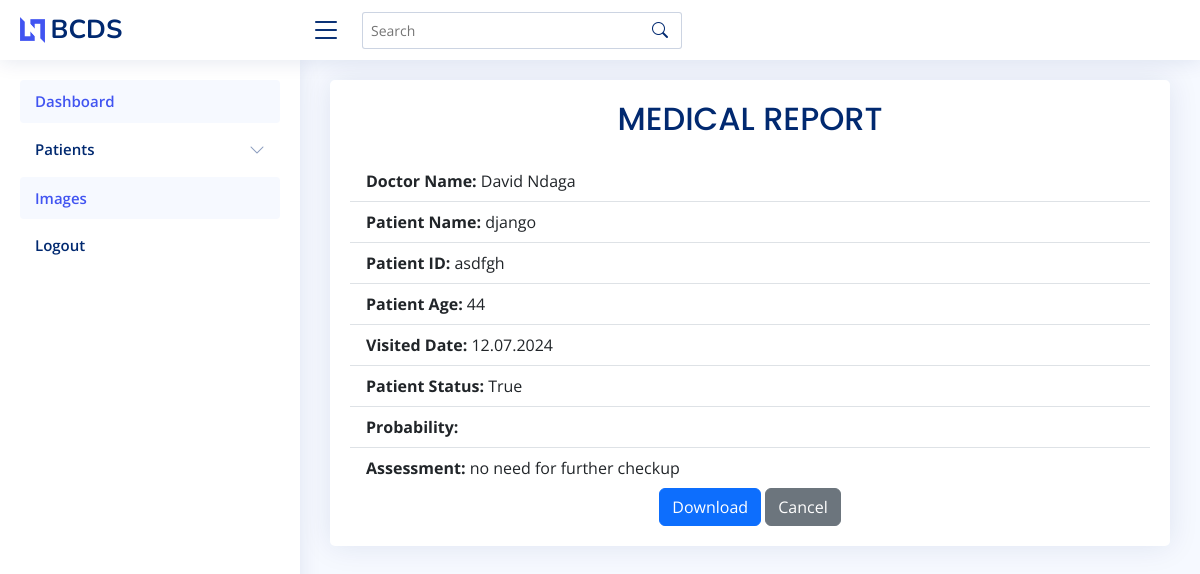
The page /report/asdfgh/ on the database its author committed.
### breast/models.py (models this page shows, shortened)
class RadiologistComment(models.Model):
    patient = models.ForeignKey(Patient, on_delete=models.CASCADE)
    radiologist = models.ForeignKey(CustomUser, on_delete=models.CASCADE)
    comment = models.TextField()
    date = models.DateField(auto_now_add=True)

class CustomUser(AbstractUser):
    middle_name = models.CharField(max_length=100)
    phone_number = models.CharField(max_length=10)
    is_radiologist = models.BooleanField(default=False)

class Patient(models.Model):
    GENDER_CHOICES = [
        ('M', 'Male'),
        ('F', 'Female'),
    ]
    STATUS_CHOICES = [
        (True, 'Cancer'),
        (False, 'Normal'),
    ]
    patient_id = models.CharField(max_length=12, primary_key=True)
    name = models.CharField(max_length=25)
    age = models.PositiveIntegerField()
    gender = models.CharField(max_length=5, choices=GENDER_CHOICES)
    image = models.FileField(upload_to='images/')
    status = models.BooleanField(choices=STATUS_CHOICES)
    date = models.DateField(auto_now_add=True, blank=True)

### breast/views.py (the view)
# urls.py: path("report/<str:patient_id>/", ReportView.as_view(), name="report"),
class ReportView(DetailView):
    template_name = "report.html"
    model = RadiologistComment
    slug_url_kwarg = 'patient_id'
    context_object_name = "report"
    def get_object(self, queryset=None):
        try:
            return self.model.objects.get(patient__patient_id=self.kwargs.get('patient_id'))
        except Exception as e:
            print(e)
            return None

### templates/report.html
{% extends "header.html" %}
{% block main %}
<main id="main" class="main">
    <section class="section profile">
        <div class="col-xl-12">
            <div class="card">
                <div class="card-body">
                    <h5 class="card-title" style="font-size: 2em; text-align: center;">MEDICAL REPORT</h5>
                        <ul class="list-group list-group-flush">
                            <li class="list-group-item">
                                <strong>Doctor Name:</strong> {{ report.radiologist.first_name }} {{ report.radiologist.last_name }}
                            </li>
                            <li class="list-group-item">
                                <strong>Patient Name:</strong> {{ report.patient.name }}
                            </li>
                            <li class="list-group-item">
                                <strong>Patient ID:</strong> {{ report.patient.patient_id }}
                            </li>
                            <li class="list-group-item">
                                <strong>Patient Age:</strong> {{ report.patient.age }}
                            </li>
                            <li class="list-group-item">
                                <strong>Visited Date:</strong> {{ report.patient.date|date:"d.m.Y" }}
                            </li>
                            <li class="list-group-item">
                                <strong>Patient Status:</strong> {{ report.patient.status }}
                            </li>
                            <li class="list-group-item">
                                <strong>Probability:</strong> {{ report.probability }}
                            </li>
                            <li class="list-group-item">
                                <strong>Assessment:</strong> {{ report.comment }}
                            </li>
                        </ul>
                    <div class="text-center">
                        <button type="button" class="btn btn-primary">Download</button>
                        <button type="button" class="btn btn-secondary">Cancel</button>
                    </div>
                </div>
            </div>
        </div>
    </section>
</main>
{% endblock main %}

### static/assets/css/style.css (style rules this page uses)
:root { scroll-behavior: smooth; }
body { font-family: "Open Sans", sans-serif; background: #f6f9ff; color: #444444; }
h1, h2, h3, h4, h5, h6 { font-family: "Nunito", sans-serif; }
#main { margin-top: 60px; padding: 20px 30px; transition: all 0.3s; }
.card { margin-bottom: 30px; border: none; border-radius: 5px; box-shadow: 0px 0 30px rgba(1, 41, 112, 0.1); }
.card-title { padding: 20px 0 15px 0; font-size: 18px; font-weight: 500; color: #012970; font-family: "Poppins", sans-serif; }
.card-body { padding: 0 20px 20px 20px; }
@media (min-width: 1200px) { #main, #footer { margin-left: 300px; } }

### rows shown on the page
RadiologistComment: radiologist.first_name "David", radiologist.last_name "Ndaga", patient.name "django", patient.patient_id "asdfgh", patient.age "44", patient "12.07.2024", patient.status "True", comment "no need for further checkup"
